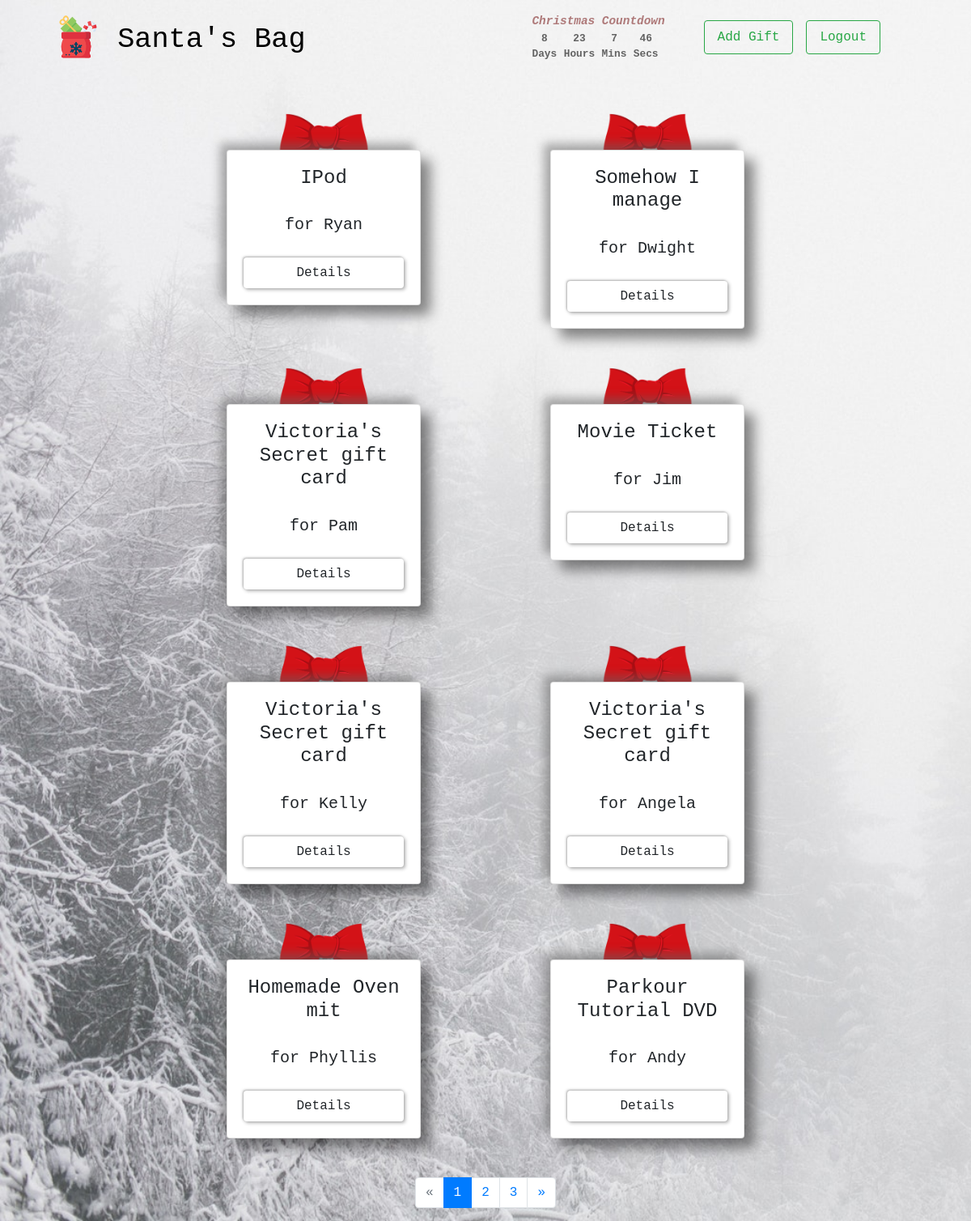
Page /gift-list (signed in) on the committed database.
### mainapp/models.py (models this page shows, shortened)
class gift(models.Model):
    gift_name = models.CharField(max_length=150)
    price = models.FloatField()
    type = models.CharField(max_length=150)
    recipient = models.ForeignKey(Recipient, on_delete=models.CASCADE)
    user = models.ForeignKey(
        "auth.User",
        on_delete=models.CASCADE,
    )
    year = models.IntegerField()

class Recipient(models.Model):
    def __str__(self):
        return self.name
    name = models.CharField(max_length=150)
    user = models.ForeignKey(
        "auth.User",
        on_delete=models.CASCADE
    )

### mainapp/views.py (the view)
# urls.py: path('gift-list', views.index, name='index'),
def index(request):
    gift_list = Gift.objects.filter(
        user=request.user.id)
    paginator = Paginator(gift_list, 8)
    page = request.GET.get('page')
    gift_list = paginator.get_page(page)
    context = {
        'gift_list': gift_list
    }
    return render(request, 'mainapp/index.html', context)

### mainapp/templates/mainapp/index.html (shortened to what this page needs)
{% extends 'mainapp/base.html' %}
    {% block body %}
    <div class="container-fluid col-8">
        <div class="row justify-content-center">
        {% if not gift_list %}
            <div class='container-fluid border p-5 neu-shadow mt-5 d-flex justify-content-center custom-width'>
                <div class=''>
                    <h1 style='color: red;' class="text-center col-12 mt-5 holiday-font text-center" >Welcome to Santa's Bag, {{user.username}}!</h1>
                    <h2 style='color: dodgerblue;' class="text-center col-12 mt-5 holiday-font text-center" >You haven't added any gifts to your bag yet. Please Select the button below to add your first gift: </h2>
                    <a href="{% url 'mainapp:create_item' %}" class="mt-5 col-12 btn btn-outline-success">Add Gift</a>
                </div>
            </div>
        {% else %}
            {% for item in gift_list %}
            <div class="mt-5 col d-flex align-items-stretch custom-margin-btn">
                <div class="card mx-auto background-color-card border-0 align-items-center" style="width: 15rem;">
                    <img class="card-img-top" src="pictures/red-ribbon.png" alt="There is a red bow on top of the card with gift name and recipient name info, making it look more like a present than just a card with some info." style="width:8rem; margin-bottom: -42px;">
                    <div class="card mx-auto neu-shadow" style="width: 15rem;">
                        <div class="card-body text-center d-flex flex-column reg-img">
                            <h4 class= "card-title">{{ item.gift_name|capfirst }}</h4>
                            <h5 class="card-body">for {{ item.recipient|capfirst }}</h5>
                            <a href="{% url 'mainapp:details' item.id %}" class="btn neu-shadow-inset">Details</a>
                        </div>
                    </div>
                </div>
            </div>
            {% endfor %}
            {% endif %}
        </div>
        <nav>
            <ul class="pagination justify-content-center mt-5">
              {% if gift_list.has_previous %}
                <li class="page-item">
                  <a class="page-link" href="?page={{ gift_list.previous_page_number }}">&laquo;</a>
                </li>
              {% else %}
                <li class="page-item disabled">
                  <a class="page-link" href="#" tabindex="-1" aria-disabled="True">&laquo;</a>
                </li>
              {% endif %}
              {% for i in gift_list.paginator.page_range %}
                {% if gift_list.number == i %}
                  <li class="page-item active" aria-current="page">
                    <span class="page-link">
                      {{ i }}
                    </span>
                  </li>
                {% else %}
                  <li class="page-item"><a class="page-link" href="?page={{ i }}">{{ i }}</a></li>
                {% endif %}
              {% endfor %}
              {% if gift_list.has_next %}
                <li class="page-item">
                  <a class="page-link" href="?page={{ gift_list.next_page_number }}">&raquo;</a>
                </li>
              {% else %}
                <li class="page-item disabled">
                  <a class="page-link" href="#" tabindex="-1" aria-disabled="True">&raquo;</a>
                </li>
              {% endif %}
            </ul>
          </nav>
    </div>
    {% endblock %}

### mainapp/static/mainapp/style.css (style rules this page uses)
body { font-family:'Courier New', Courier, monospace; background-image: url('/pictures/snow.jpeg'); background-size: cover; }
.background-color-card { background: rgba(197, 7, 0, 0); }
.neu-shadow-inset { box-shadow: 2px 2px 4px 0 rgba(0, 0, 0, 0.3), -1px -1px 3px 0 rgba(100,100,100,.5); }
.neu-shadow { box-shadow: 12px 12px 16px 0 rgba(0, 0, 0, 0.45), -8px -8px 12px 0 rgba(100, 100, 100, 0.5);; }
.reg-img { position: relative; }
.reg-img::before { content: ""; background-image: url('/pictures/red-ornament.jpeg'); background-size: cover; position: absolute; top: 0px; right: 0px; bottom: 0px; left: 0px; z-index:-1; opacity: 0.9; }

### rows in the picture
gift: gift_name "IPod", recipient "Ryan"
gift: gift_name "Somehow I manage", recipient "Dwight"
gift: gift_name "Victoria's Secret gift card", recipient "Pam"
gift: gift_name "Movie Ticket", recipient "Jim"
gift: gift_name "Victoria's Secret gift card", recipient "Kelly"
gift: gift_name "Victoria's Secret gift card", recipient "Angela"
gift: gift_name "Homemade Oven mit", recipient "Phyllis"
gift: gift_name "Parkour Tutorial DVD", recipient "Andy"

### other values in the picture
{{ i }} "1"
{{ i }} "2" "3"
